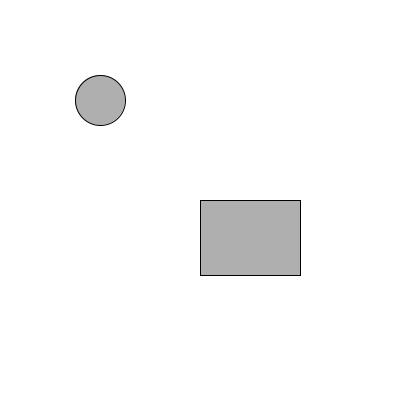
Frame 1 (no input)
Frame 60 (the mouse pressed at the canvas centre just before this capture): identical to frame 1, image omitted
Frame 120 (the mouse held since frame 60 and released just before this capture): identical to frame 1, image omitted

The Processing sketch that drew this single still picture (run headless with seeded random() and noise(); from frame 60 on, the mouse is pressed at the canvas centre):

// Processing sketch: Moving_cirle
// ── Moving_cirle.pde
boolean button = true;

int x = 200;
int y = 200;
int w = 100;
int h = 75;

int circleX = 100;
int circleY = 100;

void setup() {
  size(400, 400); // Set the canvas size
}

void draw() {
  background(255);
  if (button) {
    circleX = 100;
    circleY = 100;
  } else {
    circleX = circleX+2;
    circleY = 100;
  }
  fill(175);
  rect(x, y, w, h);
  ellipse(circleX,circleY,50,50);
}
  void mousePressed() {
    if (mouseX > x && mouseX < x+w && mouseY > y && mouseY < y+h) {
      button = !button;
    }
  }
